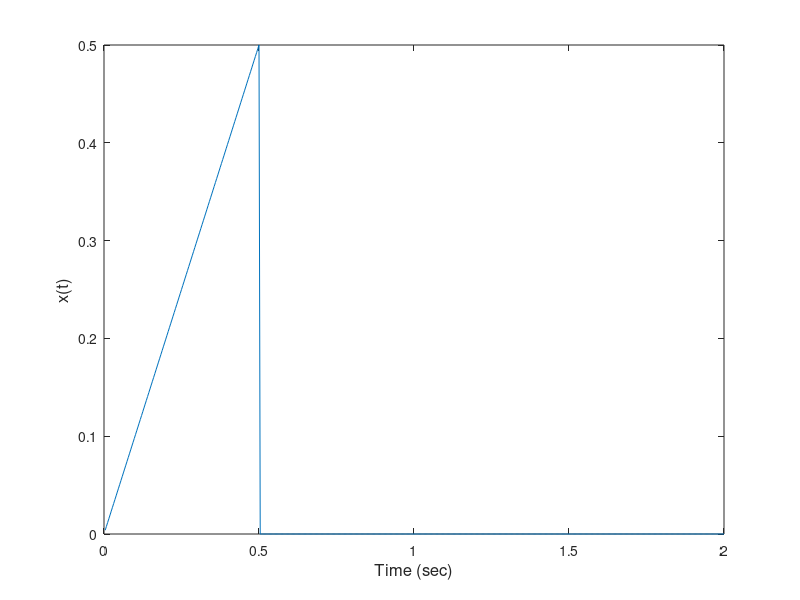
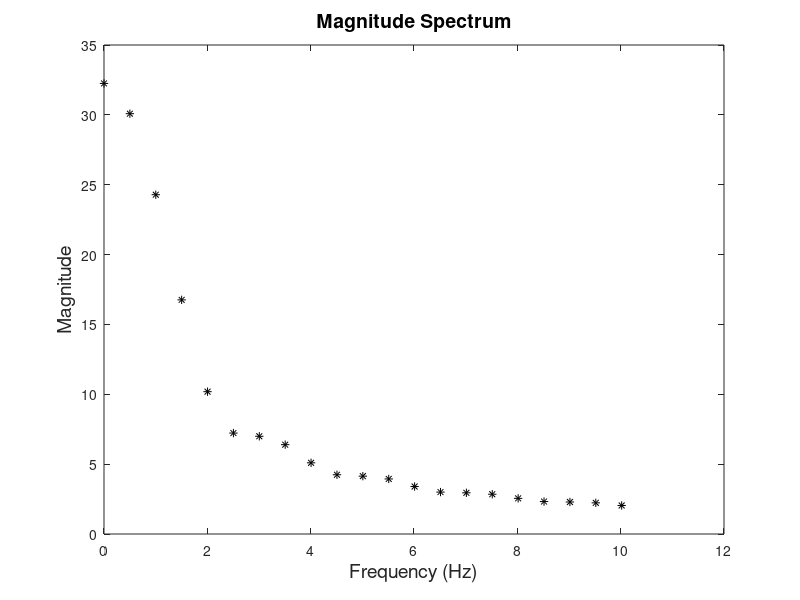
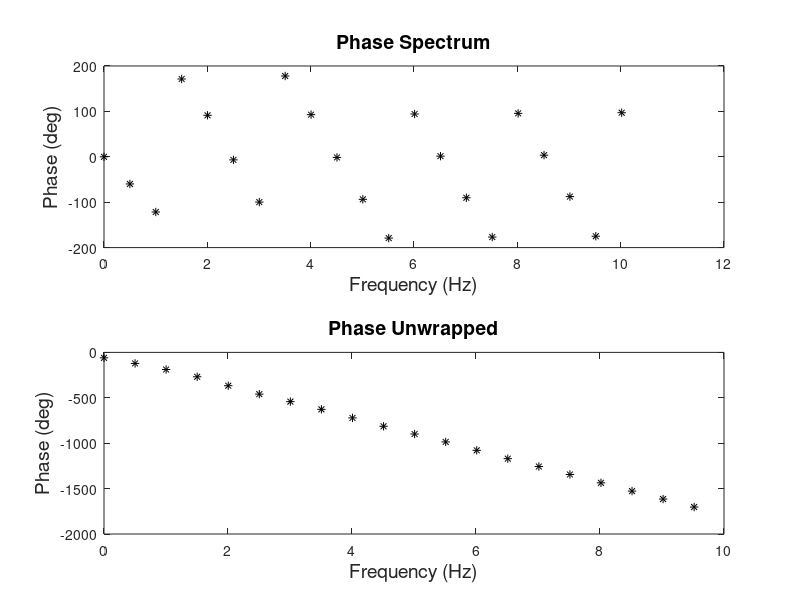

These charts were generated, in order, by the following MATLAB code:
% John Semmlow- 'Signals and Systems for Bioengineers, A MATLAB - Based Introduction', 2ndEd
% Example 12 Evaluate and plot the phase shift to the half triangle wave.
% Phase shift with and without unwrapping using the MATLAB unwarp routine.  

T = 2;                      % Total time
fs = 256;                   % Assumed sample frequency
N = fs*T;                   % Calculate number of points
t = (1:N)*T/N;              % Generate time vector 
f = (0:N-1)*fs/(N-1);       % Freqeucy vector for plotting

% Generate waveform
x = [t(1:N/4) zeros(1,3*N/4)];      % Generate the signal
plot(t,x);
xlabel('Time (sec)','FontSize',12); ylabel('x(t)','FontSize',12);
figure

X = fft(x);                                      % Calculate complex spectrum
Mag = abs(X);                                    % Get magnitude
Phase = angle(X)*360/(2*pi);                     % Get phase in deg
Phase_unwrap = unwrap(angle(X))*360/(2*pi);      % Unwrapped phase in deg. 
plot(f(1:21),Mag(1:21),'*k');                    % Plot magnitude spectrum
xlabel('Frequency (Hz)','FontSize',14);
    ylabel('Magnitude','FontSize',14);
    title('Magnitude Spectrum', 'FontSize',14);
figure
subplot(2,1,1)
    plot(f(1:21),Phase(1:21),'*k');
    xlabel('Frequency (Hz)','FontSize',14);
    ylabel('Phase (deg)','FontSize',14);
    title('Phase Spectrum', 'FontSize',14);
 subplot(2,1,2);
    plot(f(1:20),Phase_unwrap(2:21),'*k');
    xlabel('Frequency (Hz)','FontSize',14);
    ylabel('Phase (deg)','FontSize',14);
    title('Phase Unwrapped', 'FontSize',14);
  
%Without unwrapping, the phase spectra are seen to transition upward 
%sharply whenever they approach 180 degrees as expected. 
%The unwrapped spectrum is a straight line that decreases smoothly 
%to 1500 degrees at 10-Hz.
    
